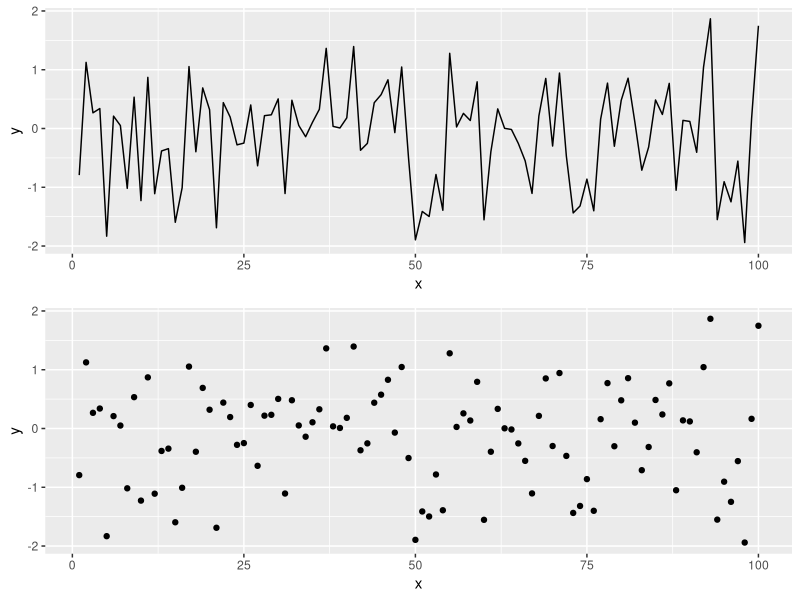
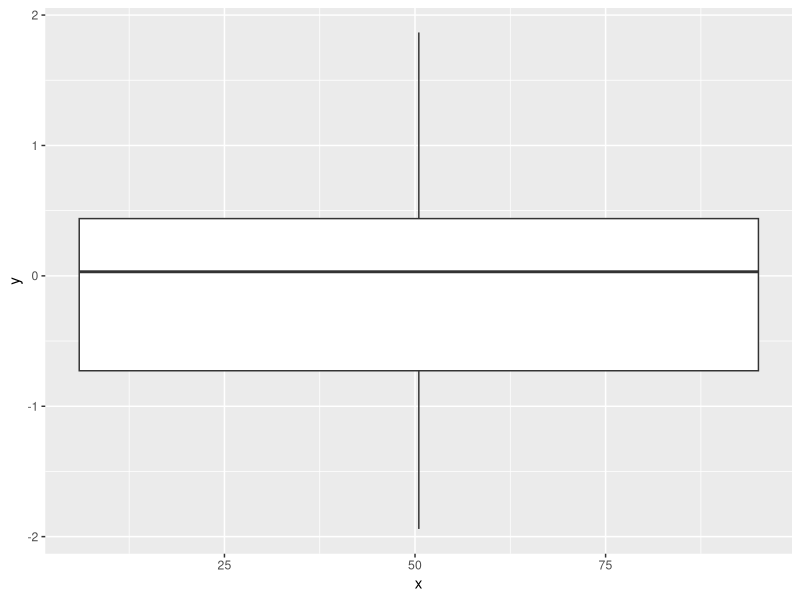

Generate these figures, in order, with R:
## ---- chunk 1
knitr::opts_chunk$set(echo = TRUE, 
                      fig.width = 8, 
                      fig.height = 8, 
                      fig.alig = "center")
## ---- chunk 2
library(tidyverse)
library(gridExtra)
## ---- chunk 3
# Simulating data according to a normal distribution
x <- seq(1:100)
y <- rnorm(100) 

# Generating data form a normal distribution with mean 0 and variance 1
data <- data.frame(x = x, y = y ) 

# Creating a data frame
p1 = ggplot(data, aes(x= x, y = y)) +
geom_line()

p2 = ggplot(data, aes(x= x, y = y)) +
geom_point()

grid.arrange(p1, p2)
## ---- chunk 4
ggplot(data,
       aes(x = x,
           y = y)) +
  geom_boxplot()
